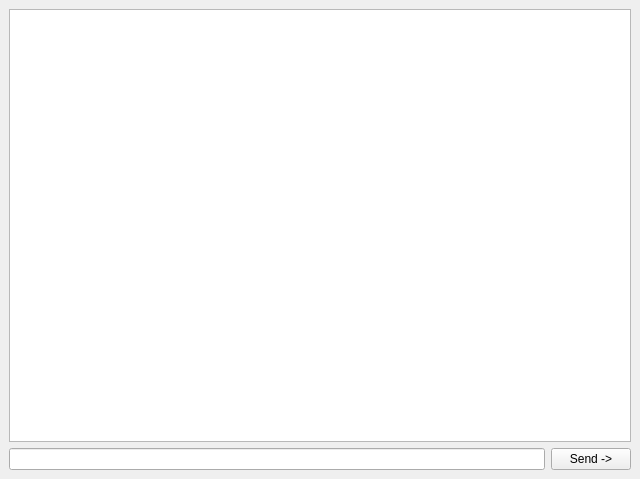
<?xml version="1.0" encoding="UTF-8"?>
<ui version="4.0">
 <class>MainWindow</class>
 <widget class="QMainWindow" name="MainWindow">
  <property name="geometry">
   <rect>
    <x>0</x>
    <y>0</y>
    <width>640</width>
    <height>479</height>
   </rect>
  </property>
  <property name="windowTitle">
   <string>AI it!</string>
  </property>
  <widget class="QWidget" name="centralwidget">
   <layout class="QVBoxLayout" name="verticalLayout">
    <item>
     <widget class="QTextBrowser" name="textBrowser"/>
    </item>
    <item>
     <layout class="QHBoxLayout" name="horizontalLayout">
      <item>
       <widget class="QLineEdit" name="lineEdit"/>
      </item>
      <item>
       <widget class="QPushButton" name="pushButton">
        <property name="text">
         <string>Send -&gt;</string>
        </property>
       </widget>
      </item>
     </layout>
    </item>
   </layout>
  </widget>
 </widget>
 <resources/>
 <connections/>
</ui>
